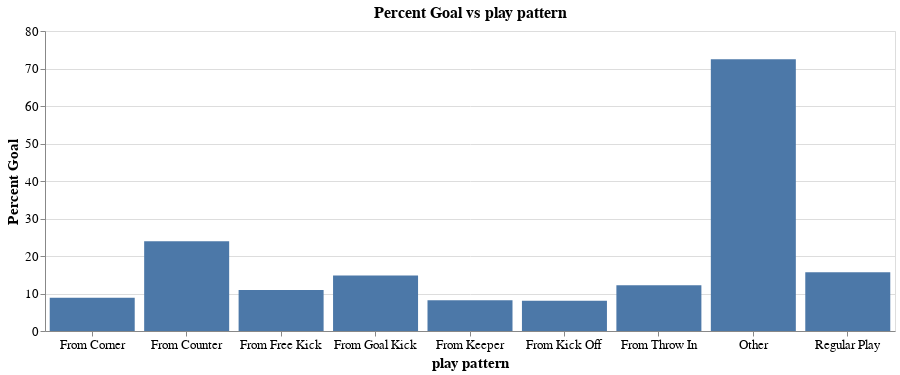

Source (notebook cell):
### Markdown cell above
#### 2.3.3 Percent goals by player pattern

### Code cell
plot_percent_goal_vs_attr("play pattern", "bar")

### Figure 1 — Vega-Lite specification as saved in the notebook (floating-point values rounded to 4 significant figures)
{"$schema": "https://vega.github.io/schema/vega-lite/v3.4.0.json", "config": {"axis": {"labelFontSize": 13, "titleFontSize": 15}, "mark": {"tooltip": null}, "title": {"fontSize": 16}, "view": {"height": 300, "width": 400}}, "data": {"name": "data-417f9dd847984c2c4c1ce08f073abda4"}, "datasets": {"data-417f9dd847984c2c4c1ce08f073abda4": [{"Blocked": 225, "Goal": 85, "Off T": 362, "Percent Goal": 8.891, "Post": 21, "Saved": 176, "Saved Off Target": 7, "Saved to Post": 3, "Wayward": 77, "play pattern": "From Corner"}, {"Blocked": 47, "Goal": 66, "Off T": 62, "Percent Goal": 23.91, "Post": 7, "Saved": 86, "Saved Off Target": 0, "Saved to Post": 4, "Wayward": 4, "play pattern": "From Counter"}, {"Blocked": 446, "Goal": 188, "Off T": 557, "Percent Goal": 10.94, "Post": 63, "Saved": 411, "Saved Off Target": 10, "Saved to Post": 3, "Wayward": 40, "play pattern": "From Free Kick"}, {"Blocked": 51, "Goal": 35, "Off T": 65, "Percent Goal": 14.83, "Post": 8, "Saved": 68, "Saved Off Target": 2, "Saved to Post": 1, "Wayward": 6, "play pattern": "From Goal Kick"}, {"Blocked": 15, "Goal": 6, "Off T": 20, "Percent Goal": 8.219, "Post": 2, "Saved": 25, "Saved Off Target": 0, "Saved to Post": 0, "Wayward": 5, "play pattern": "From Keeper"}, {"Blocked": 24, "Goal": 7, "Off T": 33, "Percent Goal": 8.046, "Post": 2, "Saved": 17, "Saved Off Target": 2, "Saved to Post": 0, "Wayward": 2, "play pattern": "From Kick Off"}, {"Blocked": 221, "Goal": 126, "Off T": 342, "Percent Goal": 12.21, "Post": 31, "Saved": 286, "Saved Off Target": 1, "Saved to Post": 2, "Wayward": 23, "play pattern": "From Throw In"}, {"Blocked": 3, "Goal": 71, "Off T": 7, "Percent Goal": 72.45, "Post": 1, "Saved": 15, "Saved Off Target": 0, "Saved to Post": 0, "Wayward": 1, "play pattern": "Other"}, {"Blocked": 480, "Goal": 366, "Off T": 724, "Percent Goal": 15.69, "Post": 49, "Saved": 662, "Saved Off Target": 8, "Saved to Post": 5, "Wayward": 39, "play pattern": "Regular Play"}]}, "encoding": {"x": {"axis": {"labelAngle": 0, "title": "play pattern"}, "field": "play pattern", "type": "nominal"}, "y": {"axis": {"title": "Percent Goal"}, "field": "Percent Goal", "type": "quantitative"}}, "height": 300, "mark": "bar", "title": "Percent Goal vs play pattern", "width": 850}
